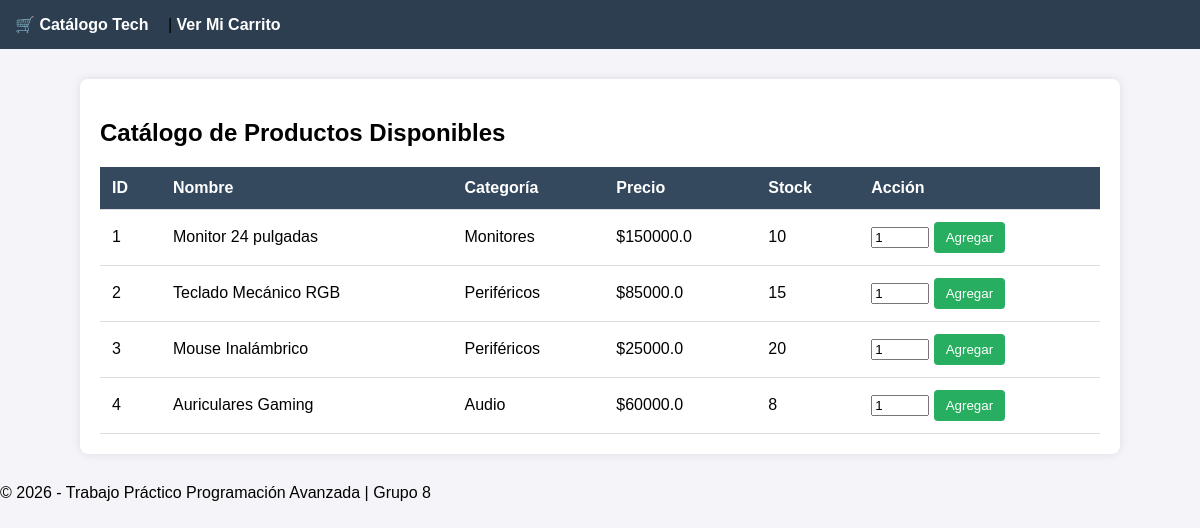
Before: / with the older database file.
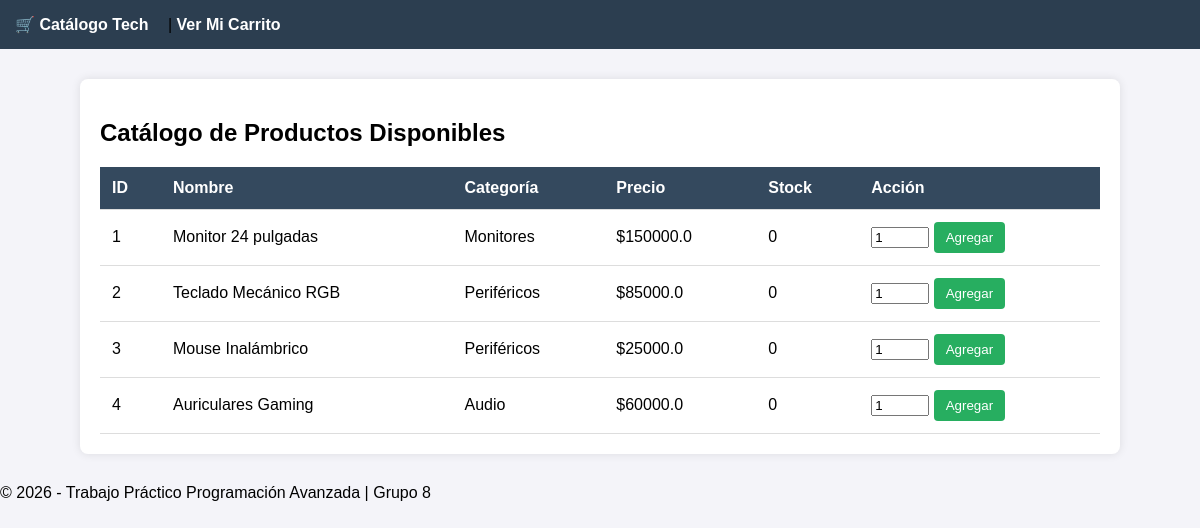
After: the same page with the newer database file.
### tables this page shows
CREATE TABLE productos (
            id_producto INTEGER PRIMARY KEY AUTOINCREMENT,
            nombre TEXT NOT NULL,
            categoria TEXT NOT NULL,
            precio REAL NOT NULL,
            stock INTEGER NOT NULL
        );

### app.py (the view)
@app.route('/')
def inicio():
    conexion = base_de_datos.obtener_conexion()
    cursor = conexion.cursor()
    cursor.execute("SELECT id_producto, nombre, categoria, precio, stock FROM productos")
    todos_los_productos = cursor.fetchall()
    conexion.close()
    return render_template('index.html', productos=todos_los_productos)

### base_de_datos.py (called while the page is built)
def obtener_conexion():
    return sqlite3.connect("tienda.db")

### templates/index.html
{% extends 'base.html' %}
{% block contenido %}
<h2>Catálogo de Productos Disponibles</h2>
<table class="tabla-productos">
    <thead>
        <tr>
            <th>ID</th>
            <th>Nombre</th>
            <th>Categoría</th>
            <th>Precio</th>
            <th>Stock</th>
            <th>Acción</th>
        </tr>
    </thead>
    <tbody>
        {% for prod in productos %}
        <tr>
            <td>{{ prod[0] }}</td> <td>{{ prod[1] }}</td> <td>{{ prod[2] }}</td> <td>${{ prod[3] }}</td> <td>{{ prod[4] }}</td> <td>
                <form action="/agregar/{{ prod[0] }}" method="POST">
                    <input type="number" name="cantidad" value="1" min="1" max="{{ prod[4] }}" style="width: 50px;">
                    <button type="submit">Agregar</button>
                </form>
            </td>
        </tr>
        {% endfor %}
    </tbody>
</table>
{% endblock %}

### templates/base.html (shortened to what this page needs)
<!DOCTYPE html>
<html lang="es">
<head>
    <link rel="stylesheet" href="{{ url_for('static', filename='style.css') }}">
</head>
<body>
    <header>
        <nav>
            <a href="/">🛒 Catálogo Tech</a> |
            <a href="/carrito">Ver Mi Carrito</a>
        </nav>
    </header>
    <main class="contenedor">
        {% block contenido %}
        {% endblock %}
    </main>
    <footer>
        <p>© 2026 - Trabajo Práctico Programación Avanzada | Grupo 8</p>
    </footer>
</body>
</html>

### static/style.css (style rules this page uses)
body { font-family: Arial, sans-serif; margin: 0; padding: 0; background-color: #f4f4f9; }
header { background-color: #2c3e50; padding: 15px; }
nav a { color: white; text-decoration: none; font-weight: bold; margin-right: 15px; }
.contenedor { max-width: 1000px; margin: 30px auto; padding: 20px; background-color: white; box-shadow: 0 0 10px rgba(0,0,0,0.1); border-radius: 8px; }
table { width: 100%; border-collapse: collapse; margin-top: 20px; }
th, td { padding: 12px; text-align: left; border-bottom: 1px solid #ddd; }
th { background-color: #34495e; color: white; }
button { background-color: #27ae60; color: white; border: none; padding: 8px 12px; cursor: pointer; border-radius: 4px; }

Changed rows visible on the page:
changed productos "Monitor 24 pulgadas": stock "10" → "0"
changed productos "Teclado Mecánico RGB": stock "15" → "0"
changed productos "Mouse Inalámbrico": stock "20" → "0"
changed productos "Auriculares Gaming": stock "8" → "0"
